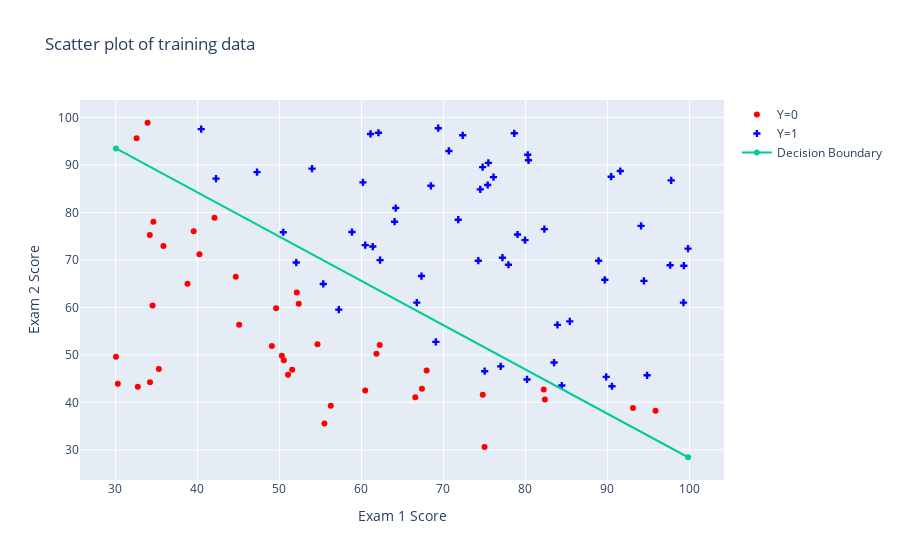

This figure's notebook cell:
### Code cell
fig=go.Figure()
fig.add_trace(go.Scatter(x=df1[df1[2]==0][0],y=df1[df1[2]==0][1],mode='markers',marker_color='Red',name= 'Y=0'))
fig.add_trace(go.Scatter(x=df1[df1[2]==1][0],y=df1[df1[2]==1][1],mode='markers',marker_symbol='cross',marker_color='Blue',name= 'Y=1'))
fig.add_trace(go.Scatter(y=y_value, x=x_value[::-1],name='Decision Boundary'))
fig.update_layout(
    title='Scatter plot of training data',
    xaxis_title="Exam 1 Score",
    yaxis_title="Exam 2 Score")
fig.show()
